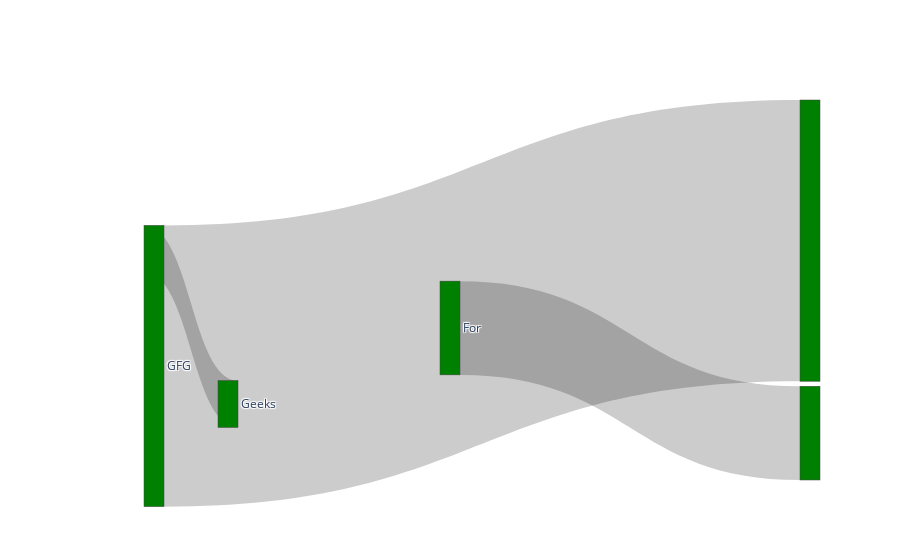

Notebook code for this chart:
### Code cell
import plotly.graph_objects as go 
  
  
plot = go.Figure(go.Sankey( 
    node = { 
        "label": ["Geeks", "For", "Geeks", "GFG"], 
        "x": [0.5, 0.2, 0.1, 0.9], 
        "y": [0.6, 0.8, 0.7], 
        "color": "green", 
        'pad':5}, 
    link = { 
        "source": [3, 2, 1], 
        "target": [5, 3, 7], 
        "value": [6, 1, 2]})) 
  
plot.show()

### Figure 1 — Plotly figure (JSON) as saved in the notebook; plotly's stock layout.template omitted (floating-point values rounded to 4 significant figures)
{"data": [{"link": {"source": [3, 2, 1], "target": [5, 3, 7], "value": [6, 1, 2]}, "node": {"color": "green", "label": ["Geeks", "For", "Geeks", "GFG"], "pad": 5, "x": [0.5, 0.2, 0.1, 0.9], "y": [0.6, 0.8, 0.7]}, "type": "sankey"}], "layout": {"autosize": true}}
